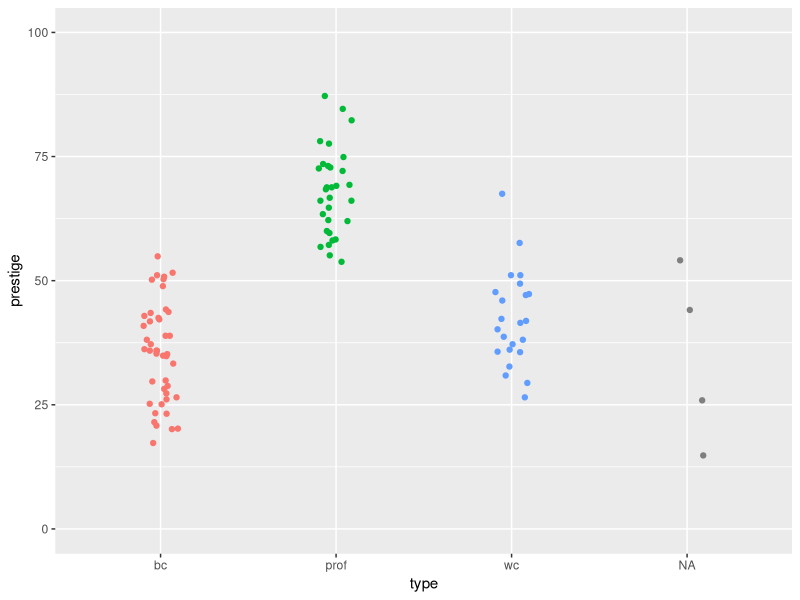
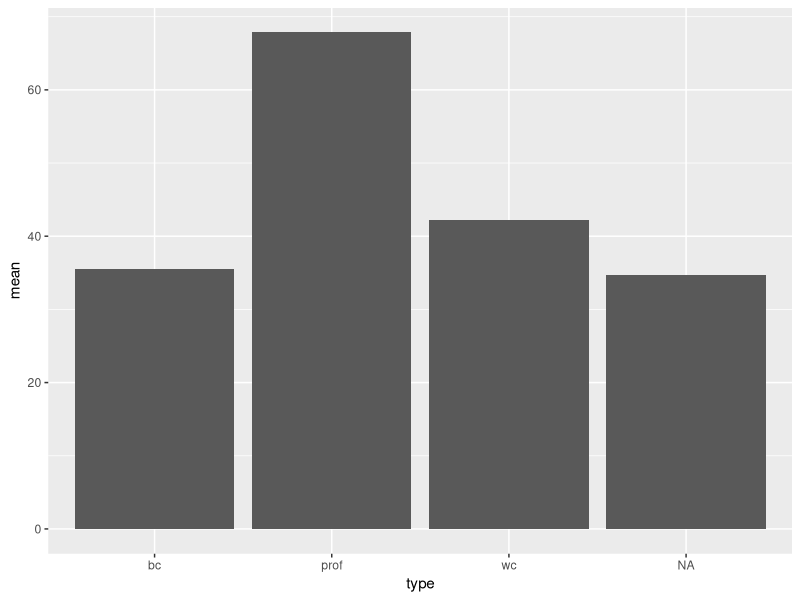
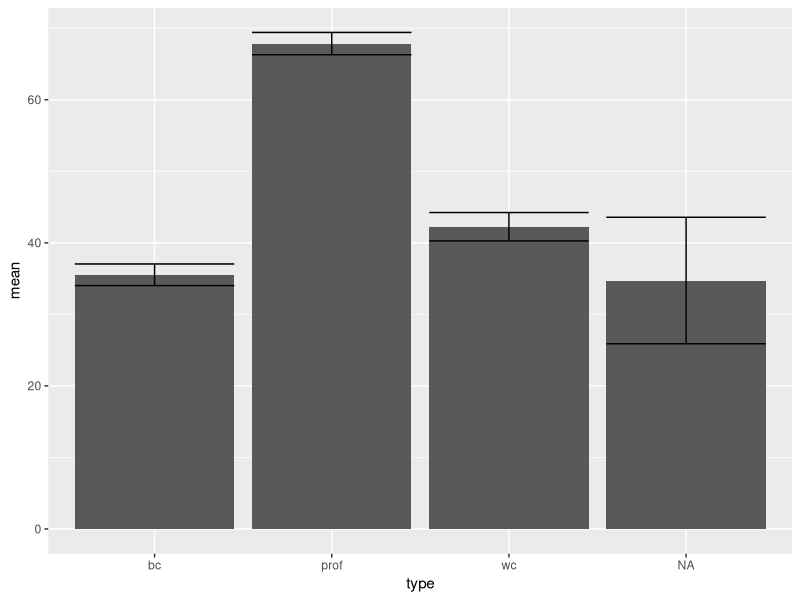
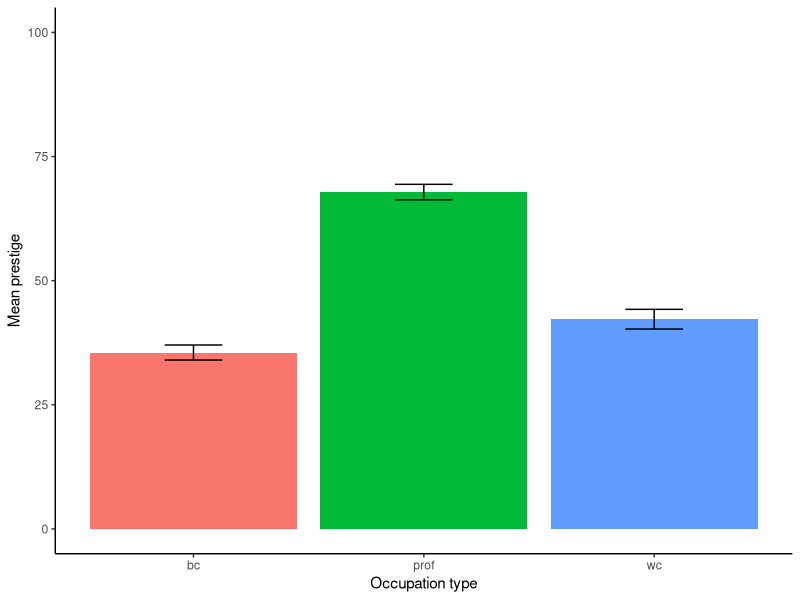
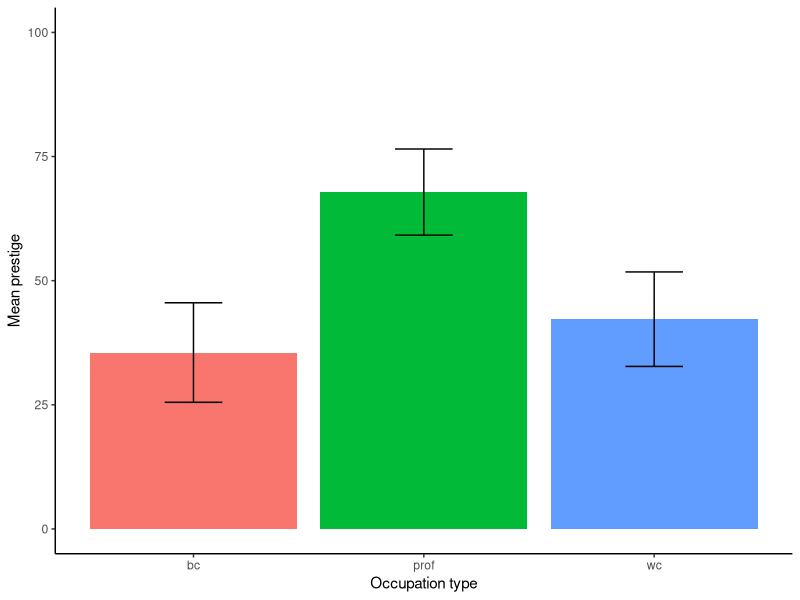
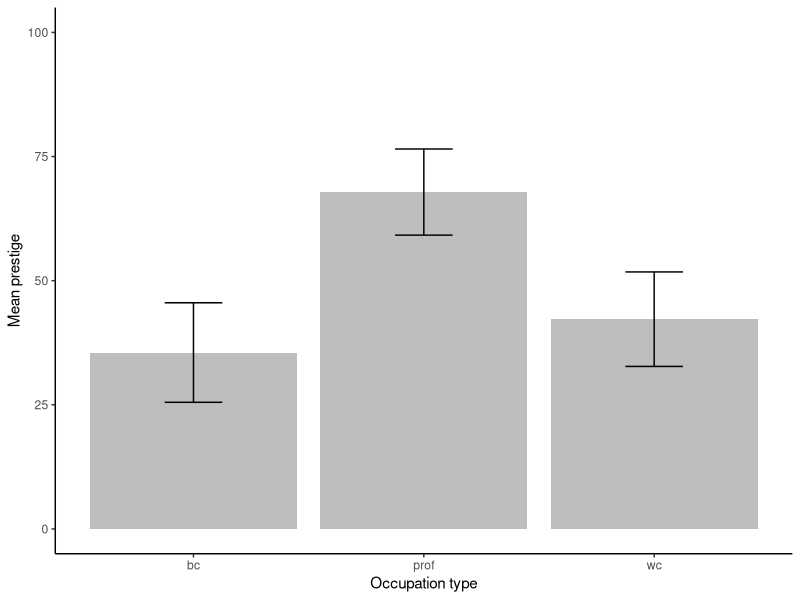
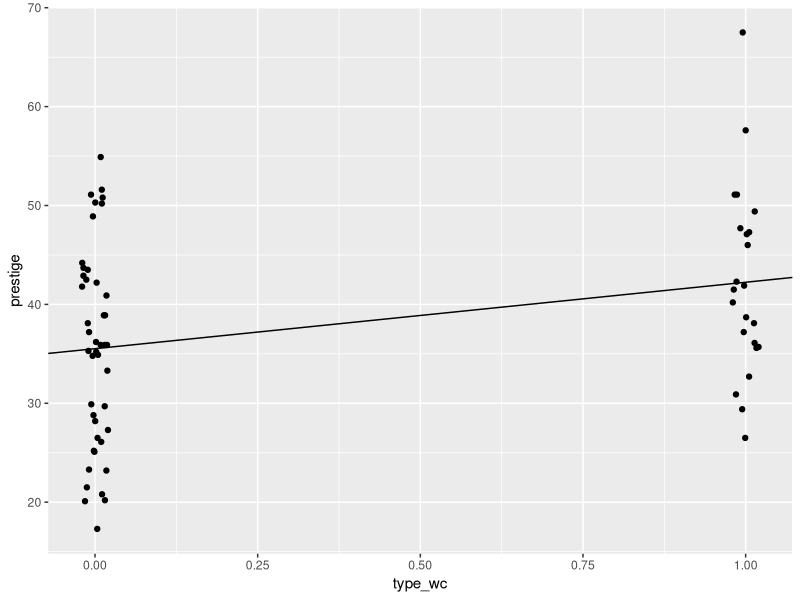
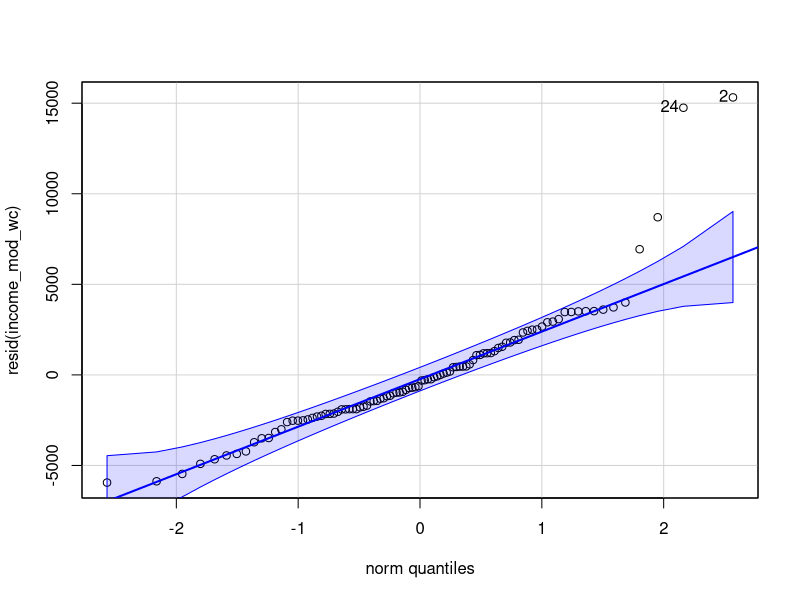

Reproduce these figures in R, in order. (Note: this script raises an error after producing the figures.)
## ---- chunk 1
library(car)
library(tidyverse)
## ---- chunk 2
dat <- read.csv("prestige.csv")
## ---- chunk 3
dat$type <- factor(dat$type)
## ---- chunk 4
is.factor(dat$type)
## ---- chunk 5
is.factor(dat$prestige)
## ---- chunk 6
is.numeric(dat$prestige)
## ---- chunk 7
class(dat$type)
## ---- chunk 8
levels(dat$type)
## ---- chunk 9
levels(dat$prestige)
## ---- chunk 10
set.seed(100) # Optional
dat %>%
  ggplot(aes(type, prestige, colour = type)) +
  geom_jitter(height = 0,
              width = .1,
              show.legend = FALSE) +
  ylim(0,100)
## ---- chunk 11
dat %>%
  filter(is.na(type))
## ---- chunk 12
sqrt(4)
## ---- chunk 13
dat_means <- dat %>%
  group_by(type) %>%
  summarise(mean = mean(prestige),
            SD   = sd(prestige),
            SE   = SD/sqrt(n()),
            n    = n())
dat_means
## ---- chunk 14
dat_means %>%
  ggplot(aes(type, mean)) +
  geom_bar(stat = "identity")
## ---- chunk 15
dat_means %>%
  ggplot(aes(type, mean)) +
  geom_bar(stat = "identity") +
  geom_errorbar(aes(ymin = mean - SE,
                    ymax = mean + SE))
## ---- chunk 16
dat_means %>%
  filter(!is.na(type)) %>%
  ggplot(aes(type, mean, fill = type)) +
  geom_bar(stat = "identity", show.legend = F) +
  geom_errorbar(aes(ymin = mean - SE,
                    ymax = mean + SE), width = 1/4) +
  xlab("Occupation type") +
  ylab("Mean prestige") +
  ylim(0, 100) +
  theme_classic() 
## ---- chunk 17
dat_means %>%
  filter(!is.na(type)) %>%
  ggplot(aes(type, mean, fill = type)) +
  geom_bar(stat = "identity", show.legend = F) +
  geom_errorbar(aes(ymin = mean - SD,
                    ymax = mean + SD), width = 1/4) +
  xlab("Occupation type") +
  ylab("Mean prestige") +
  ylim(0, 100) + 
  theme_classic() 
## ---- chunk 18
dat_means %>%
  filter(!is.na(type)) %>%
  ggplot(aes(type, mean)) +
  geom_bar(stat = "identity", fill = "grey") +
  geom_errorbar(aes(ymin = mean - SD,
                    ymax = mean + SD), width = 1/4) +
  xlab("Occupation type") +
  ylab("Mean prestige") +
  ylim(0,100) +
  theme_classic() 
## ---- chunk 19
dat_no_NAs <- dat %>%
  select(occ, prestige, type) %>%
  na.omit()
## ---- chunk 20
intercept_only <- lm(prestige ~ 1, data = dat_no_NAs)
type_mod       <- lm(prestige ~ type, data = dat_no_NAs)
                             # (the 1 is implicit)

anova(intercept_only, type_mod)
## ---- chunk 21
type_mod <- lm(prestige ~ type, data = dat_no_NAs)
Anova(type_mod)
## ---- chunk 22
just_two <- dat %>%
  filter(type %in% c("bc","wc")) %>%
  select(occ, prestige, type)
## ---- chunk 23
just_two %>%
  group_by(type) %>%
  summarise(mean_prestige = mean(prestige))
## ---- chunk 24
easier <- lm(prestige ~ type, data = just_two)
summary(easier)
## ---- chunk 25
just_two$type_wc <- as.numeric(just_two$type == "wc")
## ---- chunk 26
just_two
## ---- chunk 27
the_binary <- lm(prestige ~ type_wc, data = just_two)
summary(the_binary)
## ---- chunk 28
set.seed(45)
just_two %>%
  ggplot(aes(type_wc,prestige)) +
  geom_jitter(width = .02, height = 0) +
  geom_abline(intercept = coef(the_binary)[1],
              slope     = coef(the_binary)[2])
## ---- chunk 29
lm(prestige ~ type, data = dat_no_NAs) %>%
  summary()
## ---- chunk 30
dat_no_NAs$type_prof <- as.numeric(dat_no_NAs$type == "prof")
dat_no_NAs$type_wc   <- as.numeric(dat_no_NAs$type == "wc")
## ---- chunk 31
dat_no_NAs
## ---- chunk 32
lm(prestige ~ type_prof + type_wc, data = dat_no_NAs) %>%
  summary()
## ---- chunk 33
lm(prestige ~ type, data = dat_no_NAs) %>%
  summary()
## ---- chunk 34
lm(prestige ~ relevel(type, "prof"), data = dat_no_NAs) %>%
  summary()
## ---- chunk 35
dat_no_NAs$type_vs_prof <- relevel(dat_no_NAs$type, "prof")
myMod <- lm(prestige ~ type_vs_prof, data = dat_no_NAs)
summary(myMod)
## ---- chunk 36
levels(dat_no_NAs$type_vs_prof)
## ---- chunk 37
das_Model <- lm(prestige ~ type, data = dat_no_NAs)
## ---- chunk 38
library(emmeans)
## ---- chunk 39
emmeans(das_Model, pairwise ~ type)
## ---- chunk 40
more_data <- dat %>%
  select(occ, prestige, type, income) %>%
  na.omit()
type_and_income <- lm(prestige ~ I(income/1000) + type, data = more_data)
summary(type_and_income)
## ---- chunk 41
emmeans(type_and_income, pairwise ~ type)
## ---- chunk 42
more_data <- dat %>%
  select(occ, prestige, type, income) %>%
  na.omit()
## ---- chunk 43
my_model <- lm(prestige ~ I(income/1000) + type, data = more_data)
## ---- chunk 44
Anova(my_model)
## ---- chunk 45
summary(my_model)
## ---- chunk 46
emmeans(my_model, pairwise ~ type)
## ---- chunk 47
income_mod <- lm(income ~ type, data = dat)
Anova(income_mod)
## ---- chunk 48
dat %>%
  group_by(type) %>%
  summarise(mean_income = mean(income))
## ---- chunk 49
summary(income_mod)
## ---- chunk 50
income_mod_wc <- lm(income ~ relevel(type, "wc"), data = dat)
summary(income_mod_wc)
## ---- chunk 51
qqPlot(resid(income_mod_wc))
## ---- chunk 52
hist(resid(income_mod_wc))
## ---- chunk 53
dat$log_income <- log(dat$income)
log_income_mod <- lm(log_income ~ type, data = dat)
## ---- chunk 54
qqPlot(resid(log_income_mod))
## ---- chunk 55
emmeans(log_income_mod, pairwise ~ type)
## ---- chunk 56
dat_for_int <- dat %>%
  select(occ, prestige, type, income) %>%
  na.omit()
## ---- chunk 57
dat$income_1000s <- dat$income/1000
main_effect_mod <- lm(prestige ~ income_1000s + type, data = dat)
summary(main_effect_mod)
## ---- chunk 58
Anova(main_effect_mod)
## ---- chunk 59
interaction_mod <- lm(prestige ~ income_1000s + type +
                        income_1000s:type,
                      data = dat)
anova(main_effect_mod, interaction_mod)
## ---- chunk 60
Anova(interaction_mod)
## ---- chunk 61
library(ggeffects)
ggpredict(interaction_mod, terms = c("income_1000s", "type")) %>%
  plot(add.data = TRUE, ci = FALSE)
